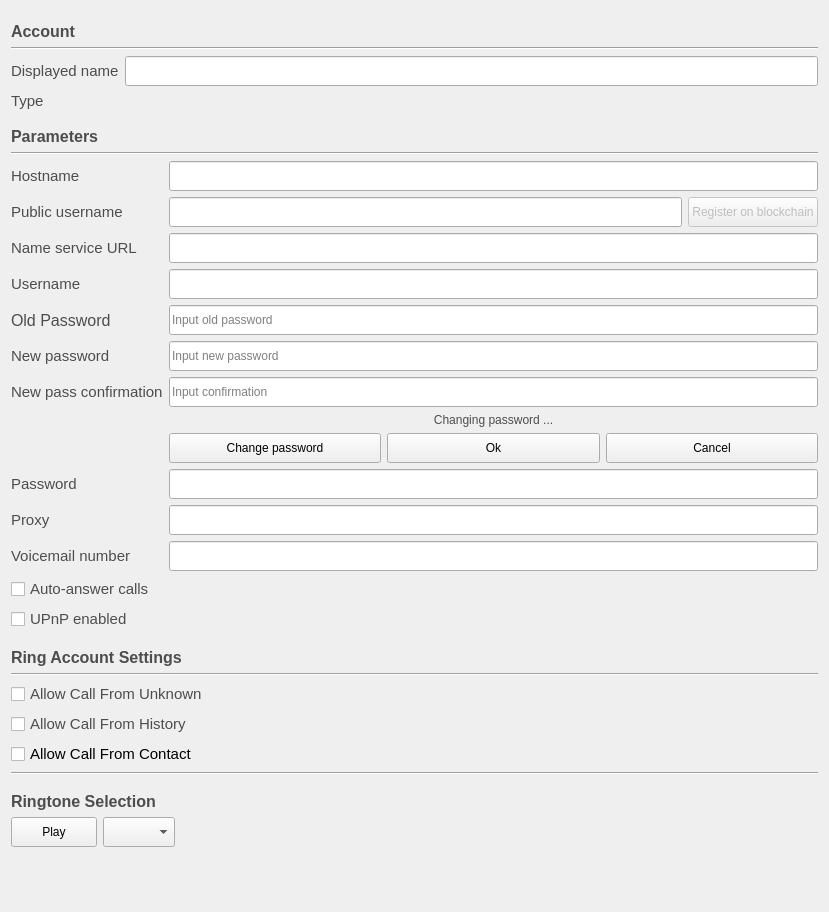
         <widget class="QWidget" name="scrollAreaWidgetContents_2">
          <property name="geometry">
           <rect>
            <x>0</x>
            <y>0</y>
            <width>829</width>
            <height>912</height>
           </rect>
          </property>
          <layout class="QVBoxLayout" name="verticalLayout_12">
           <item>
            <layout class="QVBoxLayout" name="verticalLayout_5">
             <item>
              <layout class="QHBoxLayout" name="horizontalLayout_3">
               <item>
                <widget class="QLabel" name="accountLabel">
                 <property name="sizePolicy">
                  <sizepolicy hsizetype="MinimumExpanding" vsizetype="Preferred">
                   <horstretch>0</horstretch>
                   <verstretch>0</verstretch>
                  </sizepolicy>
                 </property>
                 <property name="minimumSize">
                  <size>
                   <width>0</width>
                   <height>30</height>
                  </size>
                 </property>
                 <property name="maximumSize">
                  <size>
                   <width>16777215</width>
                   <height>20</height>
                  </size>
                 </property>
                 <property name="font">
                  <font>
                   <pointsize>12</pointsize>
                   <weight>75</weight>
                   <bold>true</bold>
                  </font>
                 </property>
                 <property name="styleSheet">
                  <string notr="true">color: rgb(77, 77, 77);</string>
                 </property>
                 <property name="text">
                  <string>Account</string>
                 </property>
                </widget>
               </item>
              </layout>
             </item>
             <item>
              <widget class="Line" name="line_4">
               <property name="orientation">
                <enum>Qt::Horizontal</enum>
               </property>
              </widget>
             </item>
             <item>
              <layout class="QFormLayout" name="formLayout">
               <item row="0" column="0">
                <widget class="QLabel" name="aliasLabel">
                 <property name="font">
                  <font>
                   <pointsize>11</pointsize>
                  </font>
                 </property>
                 <property name="styleSheet">
                  <string notr="true">color: rgb(77, 77, 77);</string>
                 </property>
                 <property name="text">
                  <string>Displayed name</string>
                 </property>
                 <property name="buddy">
                  <cstring>lrcfg_alias</cstring>
                 </property>
                </widget>
               </item>
               <item row="0" column="1">
                <widget class="QLineEdit" name="lrcfg_alias">
                 <property name="sizePolicy">
                  <sizepolicy hsizetype="MinimumExpanding" vsizetype="Fixed">
                   <horstretch>0</horstretch>
                   <verstretch>0</verstretch>
                  </sizepolicy>
                 </property>
                 <property name="minimumSize">
                  <size>
                   <width>0</width>
                   <height>30</height>
                  </size>
                 </property>
                 <property name="toolTip">
                  <string>Displayed alias input</string>
                 </property>
                </widget>
               </item>
               <item row="1" column="0">
                <widget class="QLabel" name="typeLabel">
                 <property name="font">
                  <font>
                   <pointsize>11</pointsize>
                  </font>
                 </property>
                 <property name="styleSheet">
                  <string notr="true">color: rgb(77, 77, 77);</string>
                 </property>
                 <property name="text">
                  <string>Type</string>
                 </property>
                </widget>
               </item>
               <item row="1" column="1">
                <widget class="QLabel" name="typeValueLabel">
                 <property name="sizePolicy">
                  <sizepolicy hsizetype="MinimumExpanding" vsizetype="Preferred">
                   <horstretch>0</horstretch>
                   <verstretch>0</verstretch>
                  </sizepolicy>
                 </property>
                 <property name="text">
                  <string/>
                 </property>
                </widget>
               </item>
              </layout>
             </item>
             <item>
              <widget class="QLabel" name="paramLabel">
               <property name="minimumSize">
                <size>
                 <width>0</width>
                 <height>30</height>
                </size>
               </property>
               <property name="maximumSize">
                <size>
                 <width>16777215</width>
                 <height>20</height>
                </size>
               </property>
               <property name="font">
                <font>
                 <pointsize>12</pointsize>
                 <weight>75</weight>
                 <bold>true</bold>
                </font>
               </property>
               <property name="styleSheet">
                <string notr="true">color: rgb(77, 77, 77);</string>
               </property>
               <property name="text">
                <string>Parameters</string>
               </property>
              </widget>
             </item>
             <item>
              <widget class="Line" name="line_3">
               <property name="orientation">
                <enum>Qt::Horizontal</enum>
               </property>
              </widget>
             </item>
             <item>
              <layout class="QFormLayout" name="formLayout_2">
               <item row="0" column="0">
                <widget class="QLabel" name="hostnameLabel">
                 <property name="sizePolicy">
                  <sizepolicy hsizetype="MinimumExpanding" vsizetype="Preferred">
                   <horstretch>0</horstretch>
                   <verstretch>0</verstretch>
                  </sizepolicy>
                 </property>
                 <property name="font">
                  <font>
                   <pointsize>11</pointsize>
                  </font>
                 </property>
                 <property name="styleSheet">
                  <string notr="true">color: rgb(77, 77, 77);</string>
                 </property>
                 <property name="text">
                  <string>Hostname</string>
                 </property>
                 <property name="buddy">
                  <cstring>lrcfg_hostname</cstring>
                 </property>
                </widget>
               </item>
               <item row="0" column="1">
                <widget class="QLineEdit" name="lrcfg_hostname">
                 <property name="sizePolicy">
                  <sizepolicy hsizetype="MinimumExpanding" vsizetype="Fixed">
                   <horstretch>0</horstretch>
                   <verstretch>0</verstretch>
                  </sizepolicy>
                 </property>
                 <property name="minimumSize">
                  <size>
                   <width>0</width>
                   <height>30</height>
                  </size>
                 </property>
                 <property name="toolTip">
                  <string>Hostname URL for DHT bootstrap or SIP</string>
                 </property>
                </widget>
               </item>
               <item row="1" column="0">
                <widget class="QLabel" name="registeredNameLabel">
                 <property name="sizePolicy">
                  <sizepolicy hsizetype="MinimumExpanding" vsizetype="Preferred">
                   <horstretch>0</horstretch>
                   <verstretch>0</verstretch>
                  </sizepolicy>
                 </property>
                 <property name="font">
                  <font>
                   <pointsize>11</pointsize>
                  </font>
                 </property>
                 <property name="styleSheet">
                  <string notr="true">color: rgb(77, 77, 77);</string>
                 </property>
                 <property name="text">
                  <string>Public username</string>
                 </property>
                 <property name="buddy">
                  <cstring>lrcfg_registeredName</cstring>
                 </property>
                </widget>
               </item>
               <item row="1" column="1">
                <layout class="QHBoxLayout" name="horizontalLayout_10">
                 <item>
                  <widget class="QLineEdit" name="lrcfg_registeredName">
                   <property name="enabled">
                    <bool>true</bool>
                   </property>
                   <property name="sizePolicy">
                    <sizepolicy hsizetype="MinimumExpanding" vsizetype="Fixed">
                     <horstretch>0</horstretch>
                     <verstretch>0</verstretch>
                    </sizepolicy>
                   </property>
                   <property name="minimumSize">
                    <size>
                     <width>0</width>
                     <height>30</height>
                    </size>
                   </property>
                   <property name="toolTip">
                    <string>Ring public registered username</string>
                   </property>
                   <property name="readOnly">
                    <bool>true</bool>
                   </property>
                  </widget>
                 </item>
                 <item>
                  <widget class="QPushButton" name="registerButton">
                   <property name="enabled">
                    <bool>false</bool>
                   </property>
                   <property name="sizePolicy">
                    <sizepolicy hsizetype="Minimum" vsizetype="Preferred">
                     <horstretch>0</horstretch>
                     <verstretch>0</verstretch>
                    </sizepolicy>
                   </property>
                   <property name="toolTip">
                    <string>Register username on blockchain button</string>
                   </property>
                   <property name="text">
                    <string>Register on blockchain</string>
                   </property>
                  </widget>
                 </item>
                </layout>
               </item>
               <item row="2" column="0">
                <widget class="QLabel" name="nameServiceURLLabel">
                 <property name="font">
                  <font>
                   <pointsize>11</pointsize>
                  </font>
                 </property>
                 <property name="styleSheet">
                  <string notr="true">color: rgb(77, 77, 77);</string>
                 </property>
                 <property name="text">
                  <string>Name service URL</string>
                 </property>
                 <property name="buddy">
                  <cstring>lrcfg_nameServiceURL</cstring>
                 </property>
                </widget>
               </item>
               <item row="2" column="1">
                <widget class="QLineEdit" name="lrcfg_nameServiceURL">
                 <property name="sizePolicy">
                  <sizepolicy hsizetype="MinimumExpanding" vsizetype="Fixed">
                   <horstretch>0</horstretch>
                   <verstretch>0</verstretch>
                  </sizepolicy>
                 </property>
                 <property name="minimumSize">
                  <size>
                   <width>0</width>
                   <height>30</height>
                  </size>
                 </property>
                 <property name="toolTip">
                  <string>Nameservice URL input</string>
                 </property>
                </widget>
               </item>
               <item row="3" column="0">
                <widget class="QLabel" name="usernameLabel">
                 <property name="font">
                  <font>
                   <pointsize>11</pointsize>
                  </font>
                 </property>
                 <property name="styleSheet">
                  <string notr="true">color: rgb(77, 77, 77);</string>
                 </property>
                 <property name="text">
                  <string>Username</string>
                 </property>
                 <property name="buddy">
                  <cstring>lrcfg_username</cstring>
                 </property>
                </widget>
               </item>
               <item row="3" column="1">
                <widget class="QLineEdit" name="lrcfg_username">
                 <property name="sizePolicy">
                  <sizepolicy hsizetype="MinimumExpanding" vsizetype="Fixed">
                   <horstretch>0</horstretch>
                   <verstretch>0</verstretch>
                  </sizepolicy>
                 </property>
                 <property name="minimumSize">
                  <size>
                   <width>0</width>
                   <height>30</height>
                  </size>
                 </property>
                 <property name="toolTip">
                  <string>SIP username input</string>
                 </property>
                </widget>
               </item>
               <item row="12" column="0">
                <widget class="QLabel" name="passwordLabel">
                 <property name="sizePolicy">
                  <sizepolicy hsizetype="MinimumExpanding" vsizetype="Preferred">
                   <horstretch>0</horstretch>
                   <verstretch>0</verstretch>
                  </sizepolicy>
                 </property>
                 <property name="font">
                  <font>
                   <pointsize>11</pointsize>
                  </font>
                 </property>
                 <property name="styleSheet">
                  <string notr="true">color: rgb(77, 77, 77);</string>
                 </property>
                 <property name="text">
                  <string>Password</string>
                 </property>
                 <property name="buddy">
                  <cstring>lrcfg_password</cstring>
                 </property>
                </widget>
               </item>
               <item row="12" column="1">
                <widget class="QLineEdit" name="lrcfg_password">
                 <property name="sizePolicy">
                  <sizepolicy hsizetype="MinimumExpanding" vsizetype="Fixed">
                   <horstretch>0</horstretch>
                   <verstretch>0</verstretch>
                  </sizepolicy>
                 </property>
                 <property name="minimumSize">
                  <size>
                   <width>0</width>
                   <height>30</height>
                  </size>
                 </property>
                 <property name="toolTip">
                  <string>SIP password input</string>
                 </property>
                 <property name="echoMode">
                  <enum>QLineEdit::PasswordEchoOnEdit</enum>
                 </property>
                </widget>
               </item>
               <item row="13" column="0">
                <widget class="QLabel" name="proxyLabel">
                 <property name="sizePolicy">
                  <sizepolicy hsizetype="MinimumExpanding" vsizetype="Preferred">
                   <horstretch>0</horstretch>
                   <verstretch>0</verstretch>
                  </sizepolicy>
                 </property>
                 <property name="font">
                  <font>
                   <pointsize>11</pointsize>
                  </font>
                 </property>
                 <property name="styleSheet">
                  <string notr="true">color: rgb(77, 77, 77);</string>
                 </property>
                 <property name="text">
                  <string>Proxy</string>
                 </property>
                 <property name="buddy">
                  <cstring>lrcfg_proxy</cstring>
                 </property>
                </widget>
               </item>
               <item row="13" column="1">
                <widget class="QLineEdit" name="lrcfg_proxy">
                 <property name="sizePolicy">
                  <sizepolicy hsizetype="MinimumExpanding" vsizetype="Fixed">
                   <horstretch>0</horstretch>
                   <verstretch>0</verstretch>
                  </sizepolicy>
                 </property>
                 <property name="minimumSize">
                  <size>
                   <width>0</width>
                   <height>30</height>
                  </size>
                 </property>
                 <property name="toolTip">
                  <string>SIP proxy URL input</string>
                 </property>
                </widget>
               </item>
               <item row="14" column="0">
                <widget class="QLabel" name="voicemailLabel">
                 <property name="sizePolicy">
                  <sizepolicy hsizetype="MinimumExpanding" vsizetype="Preferred">
                   <horstretch>0</horstretch>
                   <verstretch>0</verstretch>
                  </sizepolicy>
                 </property>
                 <property name="font">
                  <font>
                   <pointsize>11</pointsize>
                  </font>
                 </property>
                 <property name="styleSheet">
                  <string notr="true">color: rgb(77, 77, 77);</string>
                 </property>
                 <property name="text">
                  <string>Voicemail number</string>
                 </property>
                 <property name="buddy">
                  <cstring>lrcfg_mailbox</cstring>
                 </property>
                </widget>
               </item>
               <item row="14" column="1">
                <widget class="QLineEdit" name="lrcfg_mailbox">
                 <property name="sizePolicy">
                  <sizepolicy hsizetype="MinimumExpanding" vsizetype="Fixed">
                   <horstretch>0</horstretch>
                   <verstretch>0</verstretch>
                  </sizepolicy>
                 </property>
                 <property name="minimumSize">
                  <size>
                   <width>0</width>
                   <height>30</height>
                  </size>
                 </property>
                 <property name="toolTip">
                  <string>SIP voicemail number</string>
                 </property>
                </widget>
               </item>
               <item row="15" column="0">
                <widget class="QCheckBox" name="lrcfg_autoAnswer">
                 <property name="font">
                  <font>
                   <pointsize>11</pointsize>
                  </font>
                 </property>
                 <property name="toolTip">
                  <string>Autoanswer call checkbox</string>
                 </property>
                 <property name="styleSheet">
                  <string notr="true">color: rgb(77, 77, 77);</string>
                 </property>
                 <property name="text">
                  <string>Auto-answer calls</string>
                 </property>
                </widget>
               </item>
               <item row="16" column="0">
                <widget class="QCheckBox" name="lrcfg_upnpEnabled">
                 <property name="enabled">
                  <bool>true</bool>
                 </property>
                 <property name="font">
                  <font>
                   <pointsize>11</pointsize>
                  </font>
                 </property>
                 <property name="toolTip">
                  <string>UPnP enabled checkbox</string>
                 </property>
                 <property name="styleSheet">
                  <string notr="true">color: rgb(77, 77, 77);</string>
                 </property>
                 <property name="text">
                  <string>UPnP enabled</string>
                 </property>
                </widget>
               </item>
               <item row="4" column="1">
                <widget class="QLineEdit" name="oldPasswordLineEdit">
                 <property name="minimumSize">
                  <size>
                   <width>0</width>
                   <height>30</height>
                  </size>
                 </property>
                 <property name="toolTip">
                  <string>Old password input line</string>
                 </property>
                 <property name="inputMask">
                  <string/>
                 </property>
                 <property name="echoMode">
                  <enum>QLineEdit::Password</enum>
                 </property>
                 <property name="placeholderText">
                  <string>Input old password</string>
                 </property>
                </widget>
               </item>
               <item row="4" column="0">
                <widget class="QLabel" name="oldPasswordLabel">
                 <property name="font">
                  <font>
                   <pointsize>12</pointsize>
                  </font>
                 </property>
                 <property name="styleSheet">
                  <string notr="true">color: rgb(77, 77, 77);</string>
                 </property>
                 <property name="text">
                  <string>Old Password</string>
                 </property>
                </widget>
               </item>
               <item row="5" column="1">
                <widget class="QLineEdit" name="newPasswordLineEdit">
                 <property name="minimumSize">
                  <size>
                   <width>0</width>
                   <height>30</height>
                  </size>
                 </property>
                 <property name="toolTip">
                  <string>New password text input</string>
                 </property>
                 <property name="echoMode">
                  <enum>QLineEdit::Password</enum>
                 </property>
                 <property name="placeholderText">
                  <string>Input new password</string>
                 </property>
                </widget>
               </item>
               <item row="5" column="0">
                <widget class="QLabel" name="newPasswordLabel">
                 <property name="font">
                  <font>
                   <pointsize>11</pointsize>
                   <weight>50</weight>
                   <bold>false</bold>
                  </font>
                 </property>
                 <property name="styleSheet">
                  <string notr="true">color: rgb(77, 77, 77);</string>
                 </property>
                 <property name="text">
                  <string>New password</string>
                 </property>
                </widget>
               </item>
               <item row="7" column="1">
                <widget class="QLineEdit" name="newPassConfirmationLineEdit">
                 <property name="minimumSize">
                  <size>
                   <width>0</width>
                   <height>30</height>
                  </size>
                 </property>
                 <property name="toolTip">
                  <string>Password confirmation text input</string>
                 </property>
                 <property name="echoMode">
                  <enum>QLineEdit::Password</enum>
                 </property>
                 <property name="placeholderText">
                  <string>Input confirmation </string>
                 </property>
                </widget>
               </item>
               <item row="7" column="0">
                <widget class="QLabel" name="newPassConfirmationLabel">
                 <property name="font">
                  <font>
                   <family>Cantarell</family>
                   <pointsize>11</pointsize>
                  </font>
                 </property>
                 <property name="styleSheet">
                  <string notr="true">color: rgb(77, 77, 77);</string>
                 </property>
                 <property name="text">
                  <string>New pass confirmation</string>
                 </property>
                </widget>
               </item>
               <item row="9" column="1">
                <layout class="QHBoxLayout" name="horizontalLayout_2">
                 <property name="topMargin">
                  <number>0</number>
                 </property>
                 <item>
                  <widget class="QPushButton" name="changePassBtn">
                   <property name="minimumSize">
                    <size>
                     <width>0</width>
                     <height>30</height>
                    </size>
                   </property>
                   <property name="maximumSize">
                    <size>
                     <width>500</width>
                     <height>100</height>
                    </size>
                   </property>
                   <property name="text">
                    <string>Change password</string>
                   </property>
                  </widget>
                 </item>
                 <item>
                  <widget class="QPushButton" name="confirmChangeBtn">
                   <property name="minimumSize">
                    <size>
                     <width>0</width>
                     <height>30</height>
                    </size>
                   </property>
                   <property name="maximumSize">
                    <size>
                     <width>500</width>
                     <height>16777215</height>
                    </size>
                   </property>
                   <property name="text">
                    <string>Ok</string>
                   </property>
                  </widget>
                 </item>
                 <item>
                  <widget class="QPushButton" name="cancelChangeBtn">
                   <property name="minimumSize">
                    <size>
                     <width>0</width>
                     <height>30</height>
                    </size>
                   </property>
                   <property name="toolTip">
                    <string>Cancel password change button</string>
                   </property>
                   <property name="text">
                    <string>Cancel</string>
                   </property>
                  </widget>
                 </item>
                </layout>
               </item>
               <item row="8" column="1">
                <widget class="QLabel" name="changePassInfo">
                 <property name="styleSheet">
                  <string notr="true">color: rgb(77, 77, 77);</string>
                 </property>
                 <property name="text">
                  <string>Changing password ...</string>
                 </property>
                 <property name="alignment">
                  <set>Qt::AlignCenter</set>
                 </property>
                </widget>
               </item>
              </layout>
             </item>
             <item>
              <widget class="QLabel" name="label_27">
               <property name="minimumSize">
                <size>
                 <width>0</width>
                 <height>30</height>
                </size>
               </property>
               <property name="maximumSize">
                <size>
                 <width>16777215</width>
                 <height>20</height>
                </size>
               </property>
               <property name="font">
                <font>
                 <pointsize>12</pointsize>
                 <weight>75</weight>
                 <bold>true</bold>
                </font>
               </property>
               <property name="styleSheet">
                <string notr="true">color: rgb(77, 77, 77);</string>
               </property>
               <property name="text">
                <string>Ring Account Settings</string>
               </property>
               <property name="buddy">
                <cstring>lrcfg_allowIncomingFromUnknown</cstring>
               </property>
              </widget>
             </item>
             <item>
              <widget class="Line" name="line">
               <property name="orientation">
                <enum>Qt::Horizontal</enum>
               </property>
              </widget>
             </item>
             <item>
              <layout class="QVBoxLayout" name="verticalLayout_6">
               <item>
                <widget class="QCheckBox" name="lrcfg_allowIncomingFromUnknown">
                 <property name="font">
                  <font>
                   <pointsize>11</pointsize>
                  </font>
                 </property>
                 <property name="toolTip">
                  <string>Allow call from unknown checkbox</string>
                 </property>
                 <property name="styleSheet">
                  <string notr="true">color: rgb(77, 77, 77);</string>
                 </property>
                 <property name="text">
                  <string>Allow Call From Unknown</string>
                 </property>
                </widget>
               </item>
               <item>
                <widget class="QCheckBox" name="lrcfg_allowIncomingFromHistory">
                 <property name="font">
                  <font>
                   <pointsize>11</pointsize>
                  </font>
                 </property>
                 <property name="toolTip">
                  <string>Allow Call From History checkbox</string>
                 </property>
                 <property name="styleSheet">
                  <string notr="true">color: rgb(77, 77, 77);</string>
                 </property>
                 <property name="text">
                  <string>Allow Call From History</string>
                 </property>
                </widget>
               </item>
               <item>
                <widget class="QCheckBox" name="lrcfg_allowIncomingFromContact">
                 <property name="font">
                  <font>
                   <pointsize>11</pointsize>
                  </font>
                 </property>
                 <property name="toolTip">
                  <string>Allow Call From Contact checkbox</string>
                 </property>
                 <property name="text">
                  <string>Allow Call From Contact</string>
                 </property>
                </widget>
               </item>
               <item>
                <widget class="Line" name="line_2">
                 <property name="orientation">
                  <enum>Qt::Horizontal</enum>
                 </property>
                </widget>
               </item>
               <item>
                <widget class="QLabel" name="label_28">
                 <property name="minimumSize">
                  <size>
                   <width>0</width>
                   <height>30</height>
                  </size>
                 </property>
                 <property name="maximumSize">
                  <size>
                   <width>16777215</width>
                   <height>20</height>
                  </size>
                 </property>
                 <property name="font">
                  <font>
                   <pointsize>12</pointsize>
                   <weight>75</weight>
                   <bold>true</bold>
                  </font>
                 </property>
                 <property name="styleSheet">
                  <string notr="true">color: rgb(77, 77, 77);</string>
                 </property>
                 <property name="text">
                  <string>Ringtone Selection</string>
                 </property>
                </widget>
               </item>
               <item>
                <layout class="QHBoxLayout" name="horizontalLayout">
                 <property name="topMargin">
                  <number>0</number>
                 </property>
                 <item>
                  <widget class="QPushButton" name="playButton">
                   <property name="sizePolicy">
                    <sizepolicy hsizetype="Minimum" vsizetype="Preferred">
                     <horstretch>0</horstretch>
                     <verstretch>0</verstretch>
                    </sizepolicy>
                   </property>
                   <property name="minimumSize">
                    <size>
                     <width>86</width>
                     <height>30</height>
                    </size>
                   </property>
                   <property name="toolTip">
                    <string>Play ringtone button</string>
                   </property>
                   <property name="text">
                    <string>Play</string>
                   </property>
                  </widget>
                 </item>
                 <item>
                  <widget class="QComboBox" name="ringtonesBox">
                   <property name="minimumSize">
                    <size>
                     <width>0</width>
                     <height>30</height>
                    </size>
                   </property>
                   <property name="toolTip">
                    <string>ringtone file selector</string>
                   </property>
                  </widget>
                 </item>
                 <item>
                  <spacer name="horizontalSpacer_6">
                   <property name="orientation">
                    <enum>Qt::Horizontal</enum>
                   </property>
                   <property name="sizeHint" stdset="0">
                    <size>
                     <width>40</width>
                     <height>20</height>
                    </size>
                   </property>
                  </spacer>
                 </item>
                </layout>
               </item>
              </layout>
             </item>
             <item>
              <spacer name="verticalSpacer_2">
               <property name="orientation">
                <enum>Qt::Vertical</enum>
               </property>
               <property name="sizeHint" stdset="0">
                <size>
                 <width>20</width>
                 <height>40</height>
                </size>
               </property>
              </spacer>
             </item>
            </layout>
           </item>
          </layout>
         </widget>
